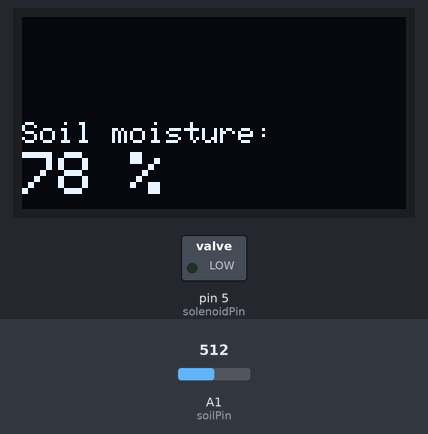
A sketch run on a simulated Arduino Nano, built with avr-gcc and run on an emulated ATmega328P. Shown: 128×64 one-colour display, switched loads named in the sketch (green lamp = pin HIGH). Inputs (shaded band) come from the test bench; at power-on: A1 (soilPin) = 512. Pins used as bus, display or sensor lines are not drawn; what the sketch prints to the serial monitor is not drawn.

Above: at 3.1 s.
6.4 s: A1 (soilPin) set to 553
10.6 s: A1 (soilPin) set to 570
Timing chart, 0 to 13.6 s (numbered marks = the images above; inputs shaded):
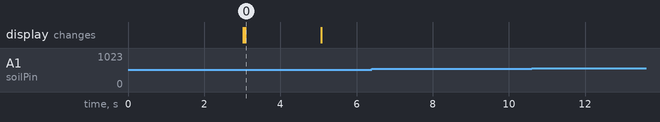

Measured:
- after the input at 6.4 s, every drawn part: stays the same
- after the input at 10.6 s, every drawn part: stays the same
- what the display in image 0 shows lasts 2.0 s, from 3.1 s to 5.1 s

The sketch:

Code.ino
```cpp
/* Code assembled from various open sources by Tim Motis

Much of the code was drawn from: https://www.makerguides.com/capacitive-soil-moisture-sensor-with-arduino/
Another source was: https://lastminuteengineers.com/soil-moisture-sensor-arduino-tutorial/#:~:text=Arduino%20Code,-The%20sketch%20below&text=%3C%20500%20is%20too%20wet,dry%20enough%20to%20be%20watered
*/

//.....LIBRARIES AND GLOBAL VARIABLES............

#include <Adafruit_GFX.h>
#include <Adafruit_SSD1306.h>
#include <Wire.h>
#include <Arduino.h>
#include <LowPower.h>  //for sleep functionality

const uint16_t sleepSeconds = 7200; //seconds of sleep time betweeen readings; there are 3600 seconds per hour so this is set for two hours between moisture checks

//Initialization of soil moisture sensor
  const int soilPin = A1; //analog output pin of soil moisture sensor connected to pin A1
  const int soilPowerPin = 3;  //connect VCC of moisture sensor to this pin (D3) on Arduino Nano, which will be turned on (HIGH) or off (LOW) to conserve power
  const int dryValue = 825;   //millivolts in dry soil (replace with value for your soil)
  const int wetValue = 425;  //millivolots in wet/saturated soil (replace with value for your soil)
  int moistureValue = 0; //initial value needs to be zero; do not change
  int moisturePercent=0; //initial value needs to be zero; do not change
  const int wetSoilPct = 80; //wet soil moisture percentage set to achieve the best level of soil moisture for your scenario
  const int drySoilPct = 65; //dry soil moisture percentage set to achieve the best level of soil moisture for your scenario


//Solenoid pin and on time
const int solenoidPin = 5;  //this pin (D5) should be connected to the gate of the mosfet
unsigned long previousMillis = 0UL;
unsigned long interval = 5000UL;  //1000 UL per sec for each second of on time


// Define OLED display parameters for a 128 x 64 pixel screen
#define SCREEN_WIDTH 128 // OLED display width, in pixels
#define SCREEN_HEIGHT 64 // OLED display height, in pixels
#define OLED_RESET -1 // Reset pin # (or -1 if sharing Arduino reset pin)
Adafruit_SSD1306 display(SCREEN_WIDTH, SCREEN_HEIGHT, &Wire, OLED_RESET);

const int PushButtonPin = 3;

//const int ledPin = 5;
volatile bool ButtonPushDetected = false;

void setup() {
 //Start serial monitor
 Serial.begin(115200);
 while(! Serial); // Wait for serial monitor to open

 //initialize soil power pin, solenoid power pin, and analog reference (AREF) pin
 pinMode(soilPowerPin, OUTPUT);
 digitalWrite (soilPowerPin, LOW);
 pinMode(solenoidPin, OUTPUT);
 analogReference(EXTERNAL); //to use AREF, for more stable moisture readings,connect AREF to 3.3v on the Arduino Nano

 //Send and display soil moisture reading to the OLED screen when the reset button is pressed on the Arduino Nano
 screenSend();
 delay(20);
 }

//....MAIN LOOP.............................

void loop() // this code runs repeatedly
 {

 //check the soil moisture and turn on the solenoid to irrigate if needed
 moistureCheck();

 //go to sleep!
 Serial.println("Going to Sleep...");
 delay(20);
 longSleep(sleepSeconds); //sleepSeconds, defined earlier, sets the amount of sleep time betwen moisture checks


}


//....FUNCTIONS...........................
void WaterSoil()
{
 digitalWrite (solenoidPin, HIGH);
 Serial.println("Watering");
 delay(30000);
 digitalWrite (solenoidPin, LOW);
 Serial.println("Done watering");

}

unsigned int moistureCheck()
{

 int sum;
 int num_readings =  0;
 int reading1 = 0;
 int reading2 = 0;
 int reading3 = 0;
 int averageReading = 0;
 int totalValue = 0;
 const int minAcceptableReading = 5;  //set what you think might be an anomoly for a low reading
 const int maxAcceptableReading = 1020; //set what you think might be an anoly for a high reading

 digitalWrite(soilPowerPin, HIGH);
 delay(3000);
 reading1 = analogRead(soilPin);
 if (reading1 > minAcceptableReading && reading1 <= maxAcceptableReading) {
  Serial.print("reading 1: ");
  Serial.println(reading1);
  num_readings++ ;
  } else if (reading1 < minAcceptableReading && reading1 >= maxAcceptableReading) {return 0;}


 delay(500);
 reading2 = analogRead(soilPin);
 if (reading2 > minAcceptableReading && reading2 <= maxAcceptableReading) {
  Serial.print("reading 2: "); delay(20);
  Serial.println(reading2);
  num_readings++;
  }else if (reading2 < minAcceptableReading && reading2 >= maxAcceptableReading) {return 0;}


 delay(500);
 reading3 = analogRead(soilPin);
 if (reading3 > minAcceptableReading && reading3<= maxAcceptableReading) {
  Serial.print("reading 3: "); delay (20);
  Serial.println(reading3);
  num_readings++;
  } else if (reading3 < minAcceptableReading && reading3 >= maxAcceptableReading) {return 0;}

 digitalWrite(soilPowerPin, LOW);
 Serial.print("number of readings = "); delay(20);
 Serial.println(num_readings);

 totalValue = reading1 + reading2 + reading3;
 averageReading = totalValue/num_readings;
 num_readings = 0;
 delay(1000);

 Serial.print("Total value: ");
 delay(20);
 Serial.println(totalValue);
 delay(20);

 Serial.print("Soil moisture: ");
 delay(20);
 Serial.println(averageReading);
 delay(20);
 float moisturePercent = map(averageReading, dryValue, wetValue, 0, 100); //converts millivolts to percent moisture
  Serial.print("Soil moisture percent: ");
  delay(20);
  Serial.println(moisturePercent);
  delay(20);

  // Determine status of our soil
  if (moisturePercent > wetSoilPct) {
    Serial.println("Status: Soil is too wet");  //sends a message to the serial port for debugging but does not turn on the solenoid
    delay (20);
  } else if (moisturePercent <= wetSoilPct && moisturePercent > drySoilPct) { //sends a message to the serial port but does not turn on the solenoid
    Serial.println("Status: Soil moisture is perfect");
    delay(20);
  } else {  //if neither of the above conditions (too wet or just right) are true then the soil is dry and needs to be watered
    Serial.println("Status: Soil is too dry - time to water!");
    delay(20);
    WaterSoil(); //function that turns on the solenoid valve

  }
}


void longSleep( uint16_t sleepInSeconds )
{
  if ( sleepInSeconds & 0x01 ) LowPower.powerDown(SLEEP_1S, ADC_OFF, BOD_OFF);
  if ( sleepInSeconds & 0x02 ) LowPower.powerDown(SLEEP_2S, ADC_OFF, BOD_OFF);
  if ( sleepInSeconds & 0x04 ) LowPower.powerDown(SLEEP_4S, ADC_OFF, BOD_OFF);

  while ( sleepInSeconds & 0xFFFFFFF8 ) {
    sleepInSeconds = sleepInSeconds - 8;
    LowPower.powerDown(SLEEP_8S, ADC_OFF, BOD_OFF);
  }
}


void screenSend()
{
  // Initialize the OLED display
  digitalWrite(soilPowerPin, HIGH);
  delay(3000);
  display.begin(SSD1306_SWITCHCAPVCC, 0x3C); //use something other than 0x3C if address differs
  display.clearDisplay(); //clear the buffer
  display.setTextColor(WHITE);

  display.clearDisplay(); // clear display

  // Get  moisture readings from the sensor.

  //delay(2000);
  moistureValue = analogRead(soilPin);  //put Sensor insert into soil

  Serial.println(moistureValue);
  delay(20);
  moisturePercent = map(moistureValue, dryValue, wetValue, 0, 100);
  moisturePercent = constrain(moisturePercent, 0, 100);
  //Serial.print("Moisture check: ");
  //delay(20);
  //Serial.println(moisturePercent);
  //delay(20);

  // display moisture
  display.setTextSize(1);
  display.setCursor(0, 35);
  display.print("Soil moisture: ");
  display.setTextSize(2);
  display.setCursor(0, 45);
  display.print(moisturePercent);
  display.print(" %");

  display.display();
  delay(2000); //display for 2 seconds; if, for example, you want to be able to see the
               //data on the screen for 3 seconds, replace "2000" with "3000"
  display.clearDisplay(); // clear display
  display.ssd1306_command(SSD1306_DISPLAYOFF); //so the OLED does not stay on, which would
                                               //consume too much battery power
  digitalWrite(soilPowerPin, LOW);
}
```
